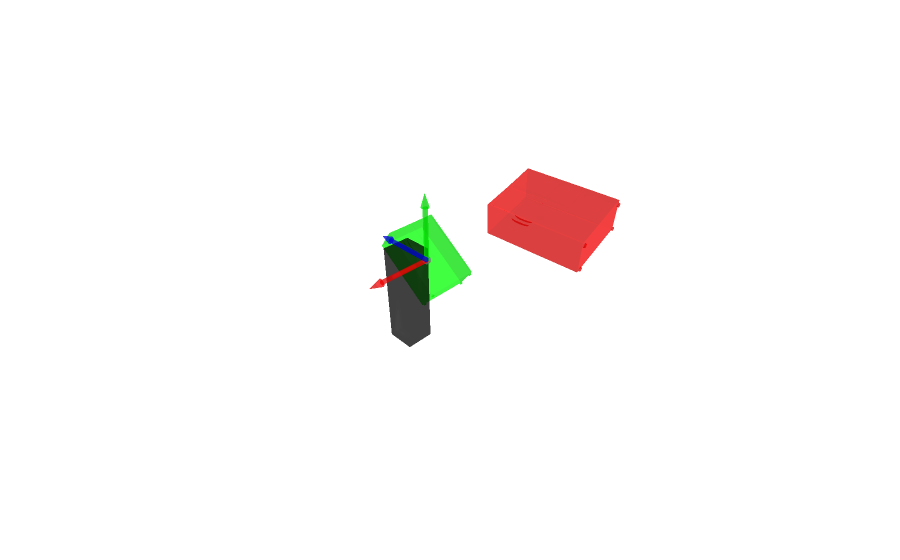

Notebook source saved alongside this figure:
### Code cell
import open3d as o3d
from src.util import trimesh_to_open3d, render_scene
character_placeholder = get_character_placeholder()
coordinate_frame = o3d.geometry.TriangleMesh.create_coordinate_frame(size=0.55, origin=[0, 0, 0])

render_scene([trimesh_to_open3d(previous_world_mesh).paint_uniform_color([1, 0, 0]),
              trimesh_to_open3d(next_world_mesh).paint_uniform_color([0, 1, 0]),
              character_placeholder,
              coordinate_frame])

### Figure 1 — Plotly figure (JSON) as saved in the notebook; plotly's stock layout.template omitted (floating-point values rounded to 4 significant figures; data arrays with more than 128 entries replaced by an {"elided": "..."} marker saying what was removed)
{"data": [{"i": {"elided": "14918 int values"}, "j": {"elided": "14918 int values"}, "k": {"elided": "14918 int values"}, "opacity": 0.5, "type": "mesh3d", "vertexcolor": {"elided": "8440x3 float values"}, "x": {"elided": "8440 float values"}, "y": {"elided": "8440 float values"}, "z": {"elided": "8440 float values"}}, {"i": {"elided": "14918 int values"}, "j": {"elided": "14918 int values"}, "k": {"elided": "14918 int values"}, "opacity": 0.5, "type": "mesh3d", "vertexcolor": {"elided": "8440x3 float values"}, "x": {"elided": "8440 float values"}, "y": {"elided": "8440 float values"}, "z": {"elided": "8440 float values"}}, {"i": [4, 4, 0, 2, 0, 1, 1, 1, 2, 2, 0, 1], "j": [7, 6, 2, 6, 1, 3, 5, 7, 3, 7, 4, 4], "k": [5, 7, 4, 4, 2, 2, 7, 3, 7, 6, 1, 5], "opacity": 0.5, "type": "mesh3d", "vertexcolor": [[0.0, 0.0, 0.0], [0.0, 0.0, 0.0], [0.0, 0.0, 0.0], [0.0, 0.0, 0.0], [0.0, 0.0, 0.0], [0.0, 0.0, 0.0], [0.0, 0.0, 0.0], [0.0, 0.0, 0.0]], "x": [-0.125, 0.125, -0.125, 0.125, -0.125, 0.125, -0.125, 0.125], "y": [-0.125, -0.125, -0.375, -0.375, -0.125, -0.125, -0.375, -0.375], "z": [-0.9, -0.9, -0.9, -0.9, 0.0, 0.0, 0.0, 0.0]}, {"i": {"elided": "2240 int values"}, "j": {"elided": "2240 int values"}, "k": {"elided": "2240 int values"}, "opacity": 0.5, "type": "mesh3d", "vertexcolor": {"elided": "1134x3 float values"}, "x": {"elided": "1134 float values"}, "y": {"elided": "1134 float values"}, "z": {"elided": "1134 float values"}}], "layout": {"scene": {"xaxis": {"visible": false}, "yaxis": {"visible": false}, "zaxis": {"visible": false}}}}
